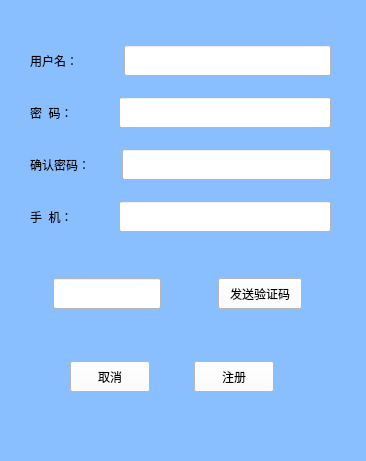
<?xml version="1.0" encoding="UTF-8"?>
<ui version="4.0">
 <class>FormRegister</class>
 <widget class="QWidget" name="FormRegister">
  <property name="geometry">
   <rect>
    <x>0</x>
    <y>0</y>
    <width>366</width>
    <height>461</height>
   </rect>
  </property>
  <property name="windowTitle">
   <string>Form</string>
  </property>
  <widget class="QWidget" name="widget" native="true">
   <property name="geometry">
    <rect>
     <x>0</x>
     <y>0</y>
     <width>391</width>
     <height>471</height>
    </rect>
   </property>
   <property name="styleSheet">
    <string notr="true">background-color: rgb(137, 190, 255);</string>
   </property>
   <widget class="QWidget" name="layoutWidget">
    <property name="geometry">
     <rect>
      <x>70</x>
      <y>360</y>
      <width>204</width>
      <height>33</height>
     </rect>
    </property>
    <layout class="QHBoxLayout" name="horizontalLayout_5">
     <item>
      <widget class="QPushButton" name="cancleBtn">
       <property name="minimumSize">
        <size>
         <width>0</width>
         <height>31</height>
        </size>
       </property>
       <property name="styleSheet">
        <string notr="true">background-color: rgb(255, 255, 255);
color: rgb(0, 0, 0);
font: 10pt &quot;黑体&quot;;</string>
       </property>
       <property name="text">
        <string>取消</string>
       </property>
      </widget>
     </item>
     <item>
      <spacer name="horizontalSpacer_5">
       <property name="orientation">
        <enum>Qt::Horizontal</enum>
       </property>
       <property name="sizeType">
        <enum>QSizePolicy::Maximum</enum>
       </property>
       <property name="sizeHint" stdset="0">
        <size>
         <width>40</width>
         <height>20</height>
        </size>
       </property>
      </spacer>
     </item>
     <item>
      <widget class="QPushButton" name="regBtn">
       <property name="minimumSize">
        <size>
         <width>0</width>
         <height>31</height>
        </size>
       </property>
       <property name="styleSheet">
        <string notr="true">background-color: rgb(255, 255, 255);
color: rgb(0, 0, 0);
font: 10pt &quot;黑体&quot;;</string>
       </property>
       <property name="text">
        <string>注册</string>
       </property>
      </widget>
     </item>
    </layout>
   </widget>
   <widget class="QWidget" name="layoutWidget">
    <property name="geometry">
     <rect>
      <x>30</x>
      <y>30</y>
      <width>301</width>
      <height>221</height>
     </rect>
    </property>
    <layout class="QVBoxLayout" name="verticalLayout">
     <item>
      <layout class="QHBoxLayout" name="horizontalLayout">
       <item>
        <widget class="QLabel" name="label">
         <property name="minimumSize">
          <size>
           <width>0</width>
           <height>31</height>
          </size>
         </property>
         <property name="styleSheet">
          <string notr="true">font: 12pt &quot;黑体&quot;;</string>
         </property>
         <property name="text">
          <string>用户名：</string>
         </property>
         <property name="alignment">
          <set>Qt::AlignCenter</set>
         </property>
        </widget>
       </item>
       <item>
        <spacer name="horizontalSpacer">
         <property name="orientation">
          <enum>Qt::Horizontal</enum>
         </property>
         <property name="sizeType">
          <enum>QSizePolicy::Maximum</enum>
         </property>
         <property name="sizeHint" stdset="0">
          <size>
           <width>40</width>
           <height>20</height>
          </size>
         </property>
        </spacer>
       </item>
       <item>
        <widget class="QLineEdit" name="regName">
         <property name="minimumSize">
          <size>
           <width>0</width>
           <height>31</height>
          </size>
         </property>
         <property name="styleSheet">
          <string notr="true">background-color: rgb(255, 255, 255);
color: rgb(0, 0, 0);</string>
         </property>
        </widget>
       </item>
      </layout>
     </item>
     <item>
      <layout class="QHBoxLayout" name="horizontalLayout_2">
       <item>
        <widget class="QLabel" name="label_2">
         <property name="minimumSize">
          <size>
           <width>0</width>
           <height>31</height>
          </size>
         </property>
         <property name="styleSheet">
          <string notr="true">font: 12pt &quot;黑体&quot;;</string>
         </property>
         <property name="text">
          <string>密  码：</string>
         </property>
        </widget>
       </item>
       <item>
        <spacer name="horizontalSpacer_2">
         <property name="orientation">
          <enum>Qt::Horizontal</enum>
         </property>
         <property name="sizeType">
          <enum>QSizePolicy::Maximum</enum>
         </property>
         <property name="sizeHint" stdset="0">
          <size>
           <width>40</width>
           <height>20</height>
          </size>
         </property>
        </spacer>
       </item>
       <item>
        <widget class="QLineEdit" name="regPass">
         <property name="minimumSize">
          <size>
           <width>0</width>
           <height>31</height>
          </size>
         </property>
         <property name="styleSheet">
          <string notr="true">background-color: rgb(255, 255, 255);
color: rgb(0, 0, 0);</string>
         </property>
        </widget>
       </item>
      </layout>
     </item>
     <item>
      <layout class="QHBoxLayout" name="horizontalLayout_3">
       <item>
        <widget class="QLabel" name="label_4">
         <property name="minimumSize">
          <size>
           <width>0</width>
           <height>31</height>
          </size>
         </property>
         <property name="styleSheet">
          <string notr="true">font: 12pt &quot;黑体&quot;;</string>
         </property>
         <property name="text">
          <string>确认密码：</string>
         </property>
        </widget>
       </item>
       <item>
        <spacer name="horizontalSpacer_3">
         <property name="orientation">
          <enum>Qt::Horizontal</enum>
         </property>
         <property name="sizeType">
          <enum>QSizePolicy::Maximum</enum>
         </property>
         <property name="sizeHint" stdset="0">
          <size>
           <width>26</width>
           <height>20</height>
          </size>
         </property>
        </spacer>
       </item>
       <item>
        <widget class="QLineEdit" name="regPassTwo">
         <property name="minimumSize">
          <size>
           <width>0</width>
           <height>31</height>
          </size>
         </property>
         <property name="styleSheet">
          <string notr="true">background-color: rgb(255, 255, 255);
color: rgb(0, 0, 0);</string>
         </property>
        </widget>
       </item>
      </layout>
     </item>
     <item>
      <layout class="QHBoxLayout" name="horizontalLayout_4">
       <item>
        <widget class="QLabel" name="label_3">
         <property name="minimumSize">
          <size>
           <width>0</width>
           <height>31</height>
          </size>
         </property>
         <property name="styleSheet">
          <string notr="true">font: 12pt &quot;黑体&quot;;</string>
         </property>
         <property name="text">
          <string>手  机：</string>
         </property>
        </widget>
       </item>
       <item>
        <spacer name="horizontalSpacer_4">
         <property name="orientation">
          <enum>Qt::Horizontal</enum>
         </property>
         <property name="sizeType">
          <enum>QSizePolicy::Maximum</enum>
         </property>
         <property name="sizeHint" stdset="0">
          <size>
           <width>40</width>
           <height>20</height>
          </size>
         </property>
        </spacer>
       </item>
       <item>
        <widget class="QLineEdit" name="regPhone">
         <property name="minimumSize">
          <size>
           <width>0</width>
           <height>31</height>
          </size>
         </property>
         <property name="styleSheet">
          <string notr="true">background-color: rgb(255, 255, 255);
color: rgb(0, 0, 0);</string>
         </property>
        </widget>
       </item>
      </layout>
     </item>
    </layout>
   </widget>
   <widget class="QWidget" name="">
    <property name="geometry">
     <rect>
      <x>53</x>
      <y>277</y>
      <width>249</width>
      <height>33</height>
     </rect>
    </property>
    <layout class="QHBoxLayout" name="horizontalLayout_6">
     <item>
      <widget class="QLineEdit" name="vrLineEdit">
       <property name="minimumSize">
        <size>
         <width>0</width>
         <height>31</height>
        </size>
       </property>
       <property name="styleSheet">
        <string notr="true">background-color: rgb(255, 255, 255);
color: rgb(0, 0, 0);</string>
       </property>
       <property name="echoMode">
        <enum>QLineEdit::Normal</enum>
       </property>
      </widget>
     </item>
     <item>
      <spacer name="horizontalSpacer_6">
       <property name="orientation">
        <enum>Qt::Horizontal</enum>
       </property>
       <property name="sizeHint" stdset="0">
        <size>
         <width>18</width>
         <height>20</height>
        </size>
       </property>
      </spacer>
     </item>
     <item>
      <widget class="QPushButton" name="sendSmsBtn">
       <property name="minimumSize">
        <size>
         <width>84</width>
         <height>31</height>
        </size>
       </property>
       <property name="styleSheet">
        <string notr="true">background-color: rgb(255, 255, 255);
color: rgb(0, 0, 0);
font: 10pt &quot;黑体&quot;;</string>
       </property>
       <property name="text">
        <string>发送验证码</string>
       </property>
      </widget>
     </item>
    </layout>
   </widget>
  </widget>
 </widget>
 <resources/>
 <connections/>
</ui>
